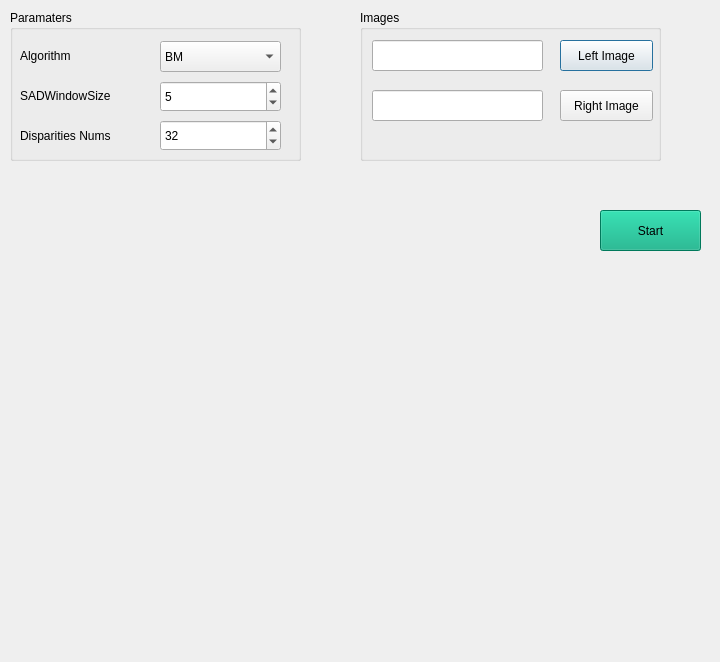
<?xml version="1.0" encoding="UTF-8"?>
<ui version="4.0">
 <class>StereoMatch</class>
 <widget class="QDialog" name="StereoMatch">
  <property name="geometry">
   <rect>
    <x>0</x>
    <y>0</y>
    <width>720</width>
    <height>662</height>
   </rect>
  </property>
  <property name="font">
   <font>
    <family>Microsoft YaHei UI</family>
   </font>
  </property>
  <property name="windowTitle">
   <string>Dialog</string>
  </property>
  <widget class="QGroupBox" name="groupBox">
   <property name="geometry">
    <rect>
     <x>10</x>
     <y>10</y>
     <width>291</width>
     <height>151</height>
    </rect>
   </property>
   <property name="title">
    <string>Paramaters</string>
   </property>
   <widget class="QLabel" name="label">
    <property name="geometry">
     <rect>
      <x>10</x>
      <y>30</y>
      <width>81</width>
      <height>31</height>
     </rect>
    </property>
    <property name="text">
     <string>Algorithm</string>
    </property>
   </widget>
   <widget class="QComboBox" name="comboBox">
    <property name="geometry">
     <rect>
      <x>150</x>
      <y>31</y>
      <width>121</width>
      <height>31</height>
     </rect>
    </property>
    <item>
     <property name="text">
      <string>BM</string>
     </property>
    </item>
    <item>
     <property name="text">
      <string>SGBM</string>
     </property>
    </item>
    <item>
     <property name="text">
      <string>SGBM_HH</string>
     </property>
    </item>
    <item>
     <property name="text">
      <string>SGBM_3WAY</string>
     </property>
    </item>
    <item>
     <property name="text">
      <string>SGBM_HH4</string>
     </property>
    </item>
   </widget>
   <widget class="QLabel" name="label_2">
    <property name="geometry">
     <rect>
      <x>10</x>
      <y>70</y>
      <width>111</width>
      <height>31</height>
     </rect>
    </property>
    <property name="text">
     <string>SADWindowSize</string>
    </property>
   </widget>
   <widget class="QSpinBox" name="spinBox">
    <property name="geometry">
     <rect>
      <x>150</x>
      <y>71</y>
      <width>121</width>
      <height>31</height>
     </rect>
    </property>
    <property name="minimum">
     <number>3</number>
    </property>
    <property name="maximum">
     <number>255</number>
    </property>
    <property name="singleStep">
     <number>2</number>
    </property>
    <property name="value">
     <number>5</number>
    </property>
   </widget>
   <widget class="QLabel" name="label_3">
    <property name="geometry">
     <rect>
      <x>10</x>
      <y>110</y>
      <width>141</width>
      <height>31</height>
     </rect>
    </property>
    <property name="text">
     <string>Disparities Nums</string>
    </property>
   </widget>
   <widget class="QSpinBox" name="spinBox_2">
    <property name="geometry">
     <rect>
      <x>150</x>
      <y>110</y>
      <width>121</width>
      <height>31</height>
     </rect>
    </property>
    <property name="minimum">
     <number>16</number>
    </property>
    <property name="maximum">
     <number>999</number>
    </property>
    <property name="singleStep">
     <number>16</number>
    </property>
    <property name="value">
     <number>32</number>
    </property>
   </widget>
  </widget>
  <widget class="QGroupBox" name="groupBox_2">
   <property name="geometry">
    <rect>
     <x>360</x>
     <y>10</y>
     <width>301</width>
     <height>151</height>
    </rect>
   </property>
   <property name="title">
    <string>Images</string>
   </property>
   <widget class="QPushButton" name="pushButton">
    <property name="geometry">
     <rect>
      <x>200</x>
      <y>30</y>
      <width>93</width>
      <height>31</height>
     </rect>
    </property>
    <property name="text">
     <string>Left Image</string>
    </property>
   </widget>
   <widget class="QPushButton" name="pushButton_2">
    <property name="geometry">
     <rect>
      <x>200</x>
      <y>80</y>
      <width>93</width>
      <height>31</height>
     </rect>
    </property>
    <property name="text">
     <string>Right Image</string>
    </property>
   </widget>
   <widget class="QLineEdit" name="lineEdit">
    <property name="geometry">
     <rect>
      <x>12</x>
      <y>30</y>
      <width>171</width>
      <height>31</height>
     </rect>
    </property>
    <property name="font">
     <font>
      <stylestrategy>NoAntialias</stylestrategy>
     </font>
    </property>
    <property name="readOnly">
     <bool>true</bool>
    </property>
   </widget>
   <widget class="QLineEdit" name="lineEdit_2">
    <property name="geometry">
     <rect>
      <x>12</x>
      <y>80</y>
      <width>171</width>
      <height>31</height>
     </rect>
    </property>
    <property name="readOnly">
     <bool>true</bool>
    </property>
   </widget>
  </widget>
  <widget class="QLabel" name="resultLabel">
   <property name="geometry">
    <rect>
     <x>10</x>
     <y>200</y>
     <width>521</width>
     <height>311</height>
    </rect>
   </property>
   <property name="text">
    <string/>
   </property>
  </widget>
  <widget class="QPushButton" name="pushButton_3">
   <property name="geometry">
    <rect>
     <x>600</x>
     <y>210</y>
     <width>101</width>
     <height>41</height>
    </rect>
   </property>
   <property name="styleSheet">
    <string notr="true">background-color: rgb(0, 170, 127);
font: 75 12pt &quot;Microsoft YaHei UI&quot;;
</string>
   </property>
   <property name="text">
    <string>Start</string>
   </property>
  </widget>
 </widget>
 <resources/>
 <connections/>
</ui>
